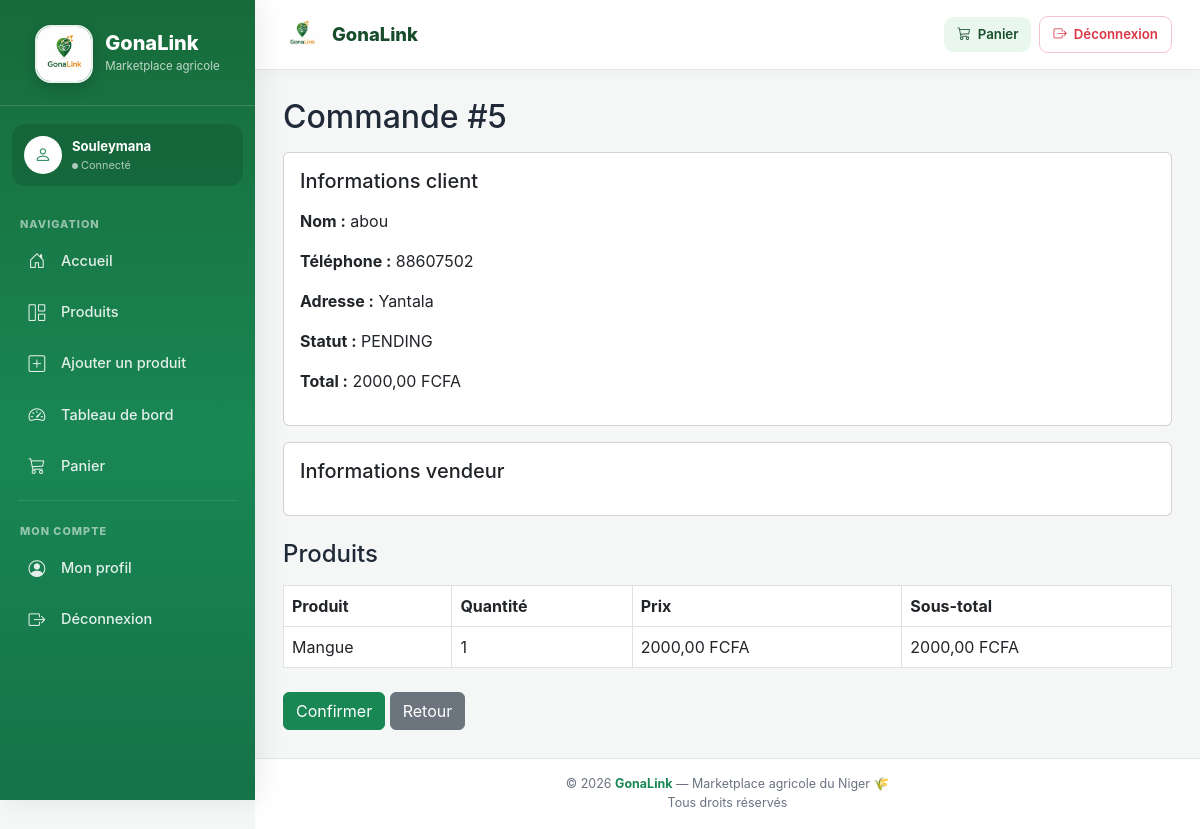
Before: /orders/orders/5/ (signed in) with the older database file.
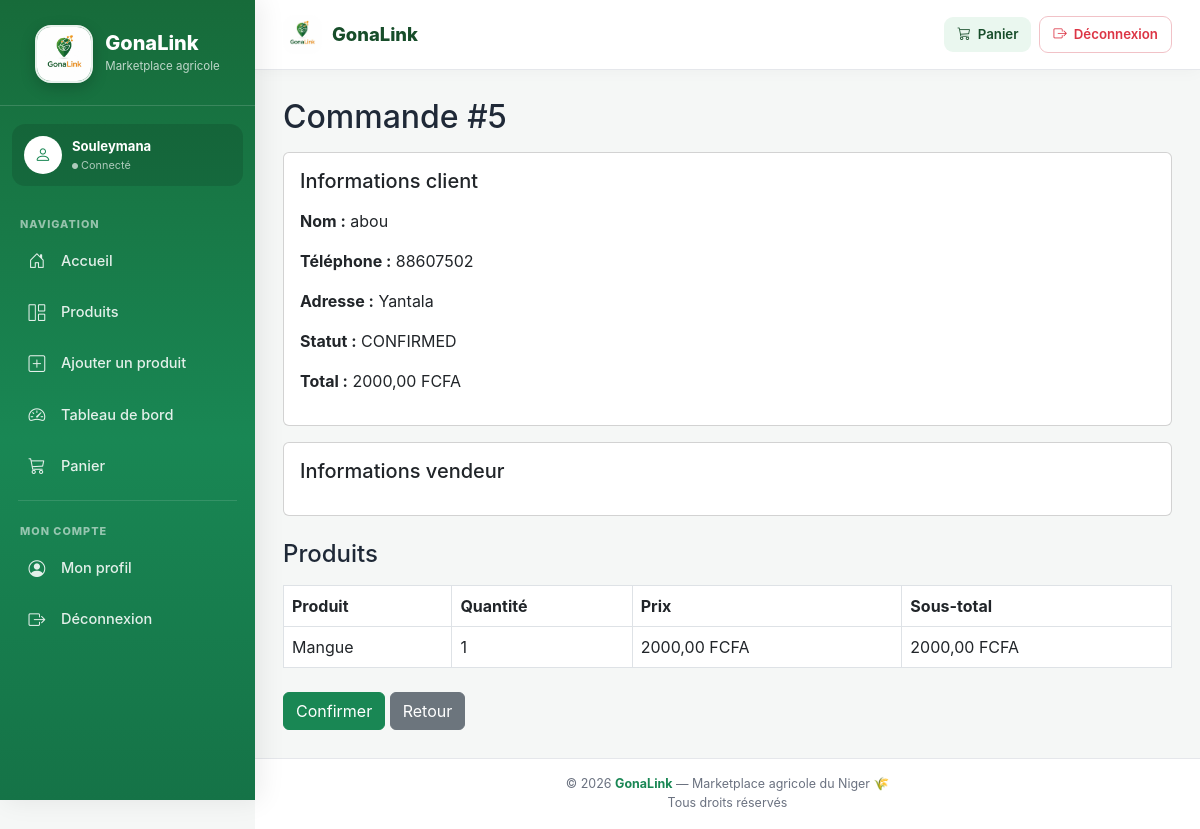
After: the same page with the newer database file.
### orders/models.py (models this page shows, shortened)
class Order(models.Model):
    STATUS = [
        ('pending', 'En attente'),
        ('confirmed', 'Confirmée'),
        ('shipped', 'Expédiée'),
        ('delivered', 'Livrée'),
        ('cancelled', 'Annulée'),
    ]
    invoice_number = models.CharField(
        max_length=20,
        unique=True,
        blank=True,
        null=True
    )
    name = models.CharField(
        max_length=150
    )
    phone = models.CharField(
        max_length=30
    )
    address = models.CharField(
        max_length=255
    )
    total = models.DecimalField(
        max_digits=10,
        decimal_places=2,
        default=0
    )
    status = models.CharField(
        max_length=20,
        choices=STATUS,
        default='pending'
    )
    created_at = models.DateTimeField(
        auto_now_add=True
    )

### orders/views.py (the view)
# urls.py: path("orders/<int:id>/",views.order_detail,name="order_detail"),
def order_detail(request,id):
    order = get_object_or_404(
        Order,
        id=id
    )
    return render(
        request,
        "orders/order_detail.html",
        {
        "order":order
        }
    )

### orders/models.py (called while the page is built)
    def subtotal(self):
        return self.price * self.quantity

### templates/orders/order_detail.html (shortened to what this page needs)
{% extends 'base.html' %}
{% block content %}
<h2>Commande #{{ order.id }}</h2>
<div class="card p-3 mt-3">
    <h5 class="mb-3">
        Informations client
    </h5>
    <p>
        <strong>Nom :</strong>
        {{ order.name }}
    </p>
    <p>
        <strong>Téléphone :</strong>
        {{ order.phone }}
    </p>
    <p>
        <strong>Adresse :</strong>
        {{ order.address }}
    </p>
    <p>
        <strong>Statut :</strong>
        {{ order.get_status_display }}
    </p>
    <p>
        <strong>Total :</strong>
        {{ order.total }} FCFA
    </p>
</div>
<div class="card p-3 mt-3">
    <h5 class="mb-3">
        Informations vendeur
    </h5>
</div>
<h4 class="mt-4">
    Produits
</h4>
<table class="table table-bordered mt-3">
    <thead>
        <tr>
            <th>Produit</th>
            <th>Quantité</th>
            <th>Prix</th>
            <th>Sous-total</th>
        </tr>
    </thead>
    <tbody>
        {% for item in order.items.all %}
        <tr>
            <td>
                {{ item.product.name }}
            </td>
            <td>
                {{ item.quantity }}
            </td>
            <td>
                {{ item.price }} FCFA
            </td>
            <td>
                {{ item.subtotal }} FCFA
            </td>
        </tr>
        {% empty %}
        <tr>
            <td colspan="4" class="text-center text-muted">
                Aucun produit dans cette commande.
            </td>
        </tr>
        {% endfor %}
    </tbody>
</table>
<div class="mt-4">
    <a
        href="{% url 'confirm_order' order.id %}"
        class="btn btn-success"
    >
        Confirmer
    </a>
    <a
        href="{% url 'order_list' %}"
        class="btn btn-secondary"
    >
        Retour
    </a>
</div>
{% endblock %}

Changed rows visible on the page:
changed Order "abou": status "PENDING" → "CONFIRMED"
